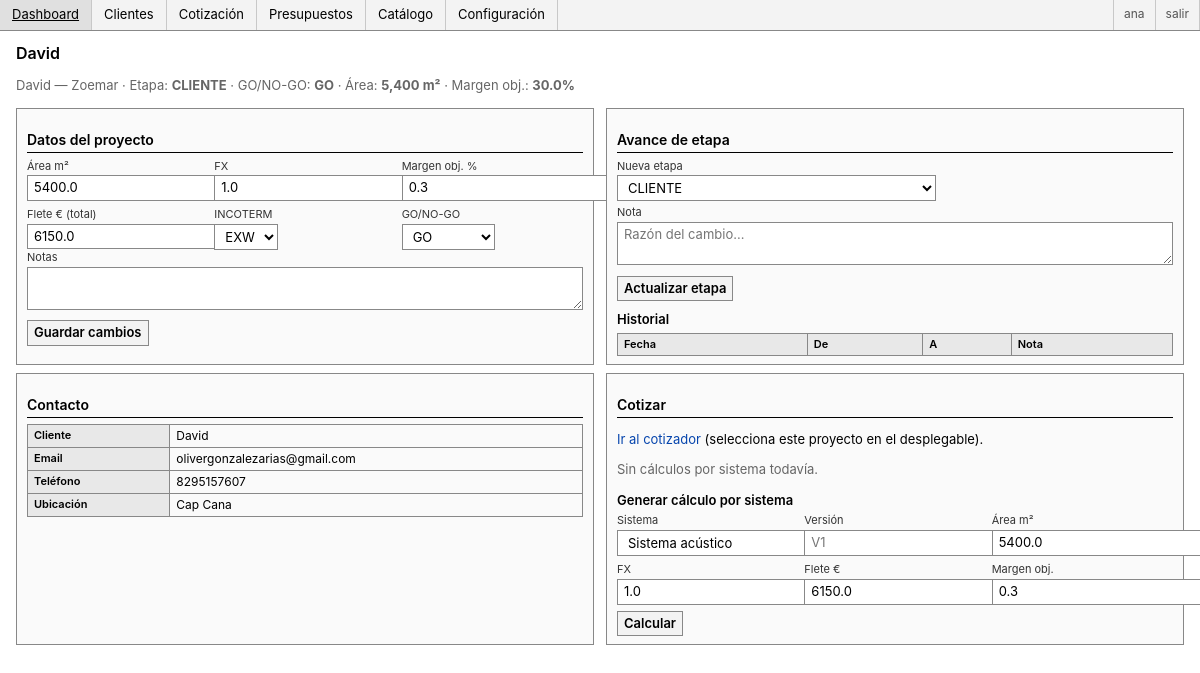
The app's page /projects/2 (signed in) with its own data.
### tables this page shows
CREATE TABLE users (
            id INTEGER PRIMARY KEY AUTOINCREMENT,
            username TEXT UNIQUE NOT NULL,
            password_hash TEXT NOT NULL,
            role TEXT NOT NULL DEFAULT 'viewer',
            full_name TEXT,
            email TEXT,
            created_at TEXT NOT NULL
        );

CREATE TABLE projects (
            id INTEGER PRIMARY KEY AUTOINCREMENT,
            client_id INTEGER NOT NULL,
            name TEXT NOT NULL,
            project_type TEXT,
            location TEXT,
            area_sqm REAL DEFAULT 0,
            stage TEXT NOT NULL DEFAULT 'OPORTUNIDAD',
            go_no_go TEXT DEFAULT 'PENDING',
            incoterm TEXT DEFAULT 'CIF',
            fx_rate REAL DEFAULT 1.0,
            target_margin_pct REAL DEFAULT 0.30,
            freight_eur REAL DEFAULT 0,
            customs_pct REAL DEFAULT 0.18,
            logistics_notes TEXT,
            created_at TEXT NOT NULL,
            FOREIGN KEY(client_id) REFERENCES clients(id)
        );

CREATE TABLE clients (
            id INTEGER PRIMARY KEY AUTOINCREMENT,
            name TEXT NOT NULL,
            company TEXT,
            email TEXT,
            phone TEXT,
            country TEXT DEFAULT 'República Dominicana',
            score INTEGER DEFAULT 50,
            created_at TEXT NOT NULL
        );

### app.py (the view, shortened to what this page needs)
@app.route('/projects/<int:project_id>', methods=['GET', 'POST'])
@login_required
def project_detail(project_id: int):
    db = get_db()
    project = db.execute(
        '''SELECT p.*, c.name AS client_name, c.company, c.email, c.phone
           FROM projects p JOIN clients c ON c.id = p.client_id WHERE p.id = ?''',
        (project_id,),
    ).fetchone()
    if not project:
        return 'Project not found', 404
    systems = db.execute('SELECT * FROM systems ORDER BY name').fetchall()
    quotes = db.execute(
        '''SELECT q.*, s.name AS system_name FROM project_quotes q
           LEFT JOIN systems s ON s.id = q.system_id WHERE q.project_id = ? ORDER BY q.created_at DESC''',
        (project_id,),
    ).fetchall()
    events = db.execute('SELECT * FROM stage_events WHERE project_id = ? ORDER BY created_at DESC', (project_id,)).fetchall()
    parsed_quotes = []
    for q in quotes:
        payload = json.loads(q['result_json'])
        parsed_quotes.append({'meta': q, 'payload': payload})
    return render_template('project_detail.html', project=project, systems=systems, quotes=parsed_quotes, events=events, stages=STAGES)

### app.py (called while the page is built)
@login_manager.user_loader
def load_user(user_id):
    db = get_db()
    row = db.execute('SELECT * FROM users WHERE id = ?', (int(user_id),)).fetchone()
    if row:
        return User(row['id'], row['username'], row['role'])
    return None

def get_db() -> sqlite3.Connection:
    if 'db' not in g:
        g.db = sqlite3.connect(app.config['DATABASE'])
        g.db.row_factory = sqlite3.Row
    return g.db

@app.context_processor
def inject_now() -> dict[str, Any]:
    return {
        'current_year': datetime.now(timezone.utc).year,
        'stages': STAGES,
        'current_user': current_user,
    }

### templates/project_detail.html (shortened to what this page needs)
{% extends 'base.html' %}
{% block content %}
<h1>{{ project['name'] }}</h1>
<p class="muted">{{ project['client_name'] }}{% if project['company'] %} — {{ project['company'] }}{% endif %}
  · Etapa: <b>{{ project['stage'] }}</b>
  · GO/NO-GO: <b>{{ project['go_no_go'] }}</b>
  · Área: <b>{{ "{:,.0f}".format(project['area_sqm'] or 0) }} m²</b>
  · Margen obj.: <b>{{ (project['target_margin_pct'] * 100)|round(0) }}%</b>
</p>
<div class="grid-2">
  <div class="card">
    <h2>Datos del proyecto</h2>
    <form method="post">
      <div class="row">
        <div><label>Área m²</label><input name="area_sqm" value="{{ project['area_sqm'] }}"></div>
        <div><label>FX</label><input name="fx_rate" value="{{ project['fx_rate'] }}"></div>
        <div><label>Margen obj. %</label><input name="target_margin_pct" value="{{ project['target_margin_pct'] }}"></div>
        <div><label>Flete € (total)</label><input name="freight_eur" value="{{ project['freight_eur'] }}"></div>
        <div><label>INCOTERM</label>
          <select name="incoterm">
            {% for ic in ['EXW','FOB','DAP'] %}
            <option {% if project['incoterm']==ic %}selected{% endif %}>{{ ic }}</option>
            {% endfor %}
          </select>
        </div>
        <div><label>GO/NO-GO</label>
          <select name="go_no_go">
            <option {% if project['go_no_go']=='GO' %}selected{% endif %}>GO</option>
          </select>
        </div>
      </div>
      <label>Notas</label>
      <textarea name="logistics_notes" style="width:100%;">{{ project['logistics_notes'] or '' }}</textarea>
      <button type="submit" style="margin-top:6px;">Guardar cambios</button>
    </form>
  </div>
  <div class="card">
    <h2>Avance de etapa</h2>
    <form method="post">
      <label>Nueva etapa</label>
      <select name="to_stage">{% for s in stages %}<option {% if s == project['stage'] %}selected{% endif %}>{{ s }}</option>{% endfor %}</select>
      <label style="margin-top:4px;">Nota</label>
      <textarea name="note" style="width:100%;" placeholder="Razón del cambio..."></textarea>
      <button type="submit" style="margin-top:6px;">Actualizar etapa</button>
    </form>
    <h3>Historial</h3>
    <table>
      <thead><tr><th>Fecha</th><th>De</th><th>A</th><th>Nota</th></tr></thead>
    </table>
  </div>
</div>
<div class="grid-2" style="margin-top:8px;">
  <div class="card">
    <h2>Contacto</h2>
    <table>
      <tr><th>Cliente</th><td>{{ project['client_name'] }}</td></tr>
      <tr><th>Email</th><td>{{ project['email'] or '—' }}</td></tr>
      <tr><th>Teléfono</th><td>{{ project['phone'] or '—' }}</td></tr>
      <tr><th>Ubicación</th><td>{{ project['location'] or '—' }}</td></tr>
    </table>
  </div>
  <div class="card">
    <h2>Cotizar</h2>
    <p><a href="{{ url_for('quote') }}">Ir al cotizador</a> (selecciona este proyecto en el desplegable).</p>
    {% if quotes %}
    <h3>Cálculos por sistema ({{ quotes|length }})</h3>
    <table>
      <thead><tr><th>Versión</th><th>Sistema</th><th class="num">Venta €</th><th class="num">Margen %</th><th class="num">€/m²</th><th class="num">Palés</th><th>Fecha</th><th></th></tr></thead>
      <tbody>
      {% for q in quotes %}
      <tr>
        <td>{{ q.meta['version_label'] }}</td>
        <td>{{ q.meta['system_name'] }}</td>
        <td class="num">{{ "{:,.2f}".format(q.payload.summary.sale_total_eur) }}</td>
        <td class="num">{{ (q.payload.summary.gross_margin_pct*100)|round(1) }}</td>
        <td class="num">{{ "{:,.2f}".format(q.payload.summary.price_per_sqm_eur) }}</td>
        <td class="num">{{ q.payload.summary.total_pallets }}</td>
        <td>{{ q.meta['created_at'][:10] }}</td>
        <td><a href="{{ url_for('quote_pdf', project_id=project['id'], quote_id=q.meta['id']) }}" target="_blank">PDF</a></td>
      </tr>
      {% endfor %}
      </tbody>
    </table>
    {% else %}
    <p class="muted">Sin cálculos por sistema todavía.</p>
    {% endif %}
    <h3>Generar cálculo por sistema</h3>
    <form method="post">
      <div class="row">
        <div><label>Sistema</label><select name="system_id">{% for s in systems %}<option value="{{ s['id'] }}">{{ s['name'] }}</option>{% endfor %}</select></div>
        <div><label>Versión</label><input name="version_label" placeholder="V1"></div>
        <div><label>Área m²</label><input name="area_sqm" value="{{ project['area_sqm'] }}"></div>
        <div><label>FX</label><input name="fx_rate" value="{{ project['fx_rate'] }}"></div>
        <div><label>Flete €</label><input name="freight_eur" value="{{ project['freight_eur'] }}"></div>
        <div><label>Margen obj.</label><input name="target_margin_pct" value="{{ project['target_margin_pct'] }}"></div>
      </div>
      <button type="submit" style="margin-top:6px;">Calcular</button>
    </form>
  </div>
</div>
{% endblock %}

### templates/base.html (shortened to what this page needs)
<!doctype html>
<html lang="es">
<head>
</head>
<body>
  <nav>
    <a href="{{ url_for('dashboard') }}">Dashboard</a>
    <a href="{{ url_for('crm') }}">Clientes</a>
    <a href="{{ url_for('quote') }}">Cotización</a>
    <a href="{{ url_for('presupuestos') }}">Presupuestos</a>
    <a href="{{ url_for('products') }}">Catálogo</a>
    <a href="{{ url_for('config') }}">Configuración</a>
    <span class="spacer"></span>
    {% if current_user and current_user.is_authenticated %}
      <span class="user">{{ current_user.username }}</span>
      <a href="{{ url_for('logout') }}" class="user">salir</a>
    {% endif %}
  </nav>
  <div class="wrap">
    {% block content %}{% endblock %}
  </div>
</body>
</html>

### templates/base.html (style rules this page uses)
* { box-sizing: border-box; }
html, body { margin:0; padding:0; background:#fff; color:#000; }
body { font-family: -apple-system, Segoe UI, Helvetica, Arial, sans-serif; font-size:13px; line-height:1.35; }
a { color:#0645ad; text-decoration:none; }
nav { display:flex; gap:0; padding:0; background:#f3f3f3; border-bottom:1px solid #888; }
nav a { padding:6px 12px; color:#000; border-right:1px solid #c8c8c8; font-weight:normal; }
nav .spacer { flex:1; }
nav .user { padding:6px 10px; color:#555; border-left:1px solid #c8c8c8; font-size:12px; }
.wrap { padding:12px 16px; max-width:1600px; }
h1 { font-size:16px; font-weight:600; margin:0 0 8px 0; }
h2 { font-size:14px; font-weight:600; margin:14px 0 6px 0; border-bottom:1px solid #000; padding-bottom:2px; }
h3 { font-size:13px; font-weight:600; margin:10px 0 4px 0; }
table { width:100%; border-collapse:collapse; font-size:12px; }
th, td { padding:3px 6px; border:1px solid #888; text-align:left; vertical-align:top; }
th { background:#e8e8e8; font-weight:600; font-size:11px; }
input, select, textarea, button { font:inherit; padding:3px 6px; border:1px solid #888; background:#fff; color:#000; border-radius:0; }
button { background:#f3f3f3; cursor:pointer; }
button[type=submit] { font-weight:600; }
.row { display:grid; grid-template-columns: repeat(auto-fit, minmax(160px, 1fr)); gap:6px; }
.grid-2 { display:grid; grid-template-columns: repeat(auto-fit, minmax(280px, 1fr)); gap:12px; }
.card { border:1px solid #888; padding:8px 10px; background:#fafafa; }
.muted { color:#666; }
label { font-size:11px; color:#333; display:block; margin-bottom:2px; }

### records on screen
users: username "ana"
projects: name "David", stage "CLIENTE", go_no_go "GO", area_sqm "5,400", (project['target_margin_pct']*100)|round(0) "30.0", area_sqm "5400.0", fx_rate "1.0", target_margin_pct "0.3", freight_eur "6150.0", to_stage "CLIENTE", location "Cap Cana"
clients: client_name "David", company "Zoemar", email "olivergonzalezarias@gmail.com", phone "8295157607"

### other values on screen
form field incoterm "EXW"
form field system_id "Sistema acústico"
